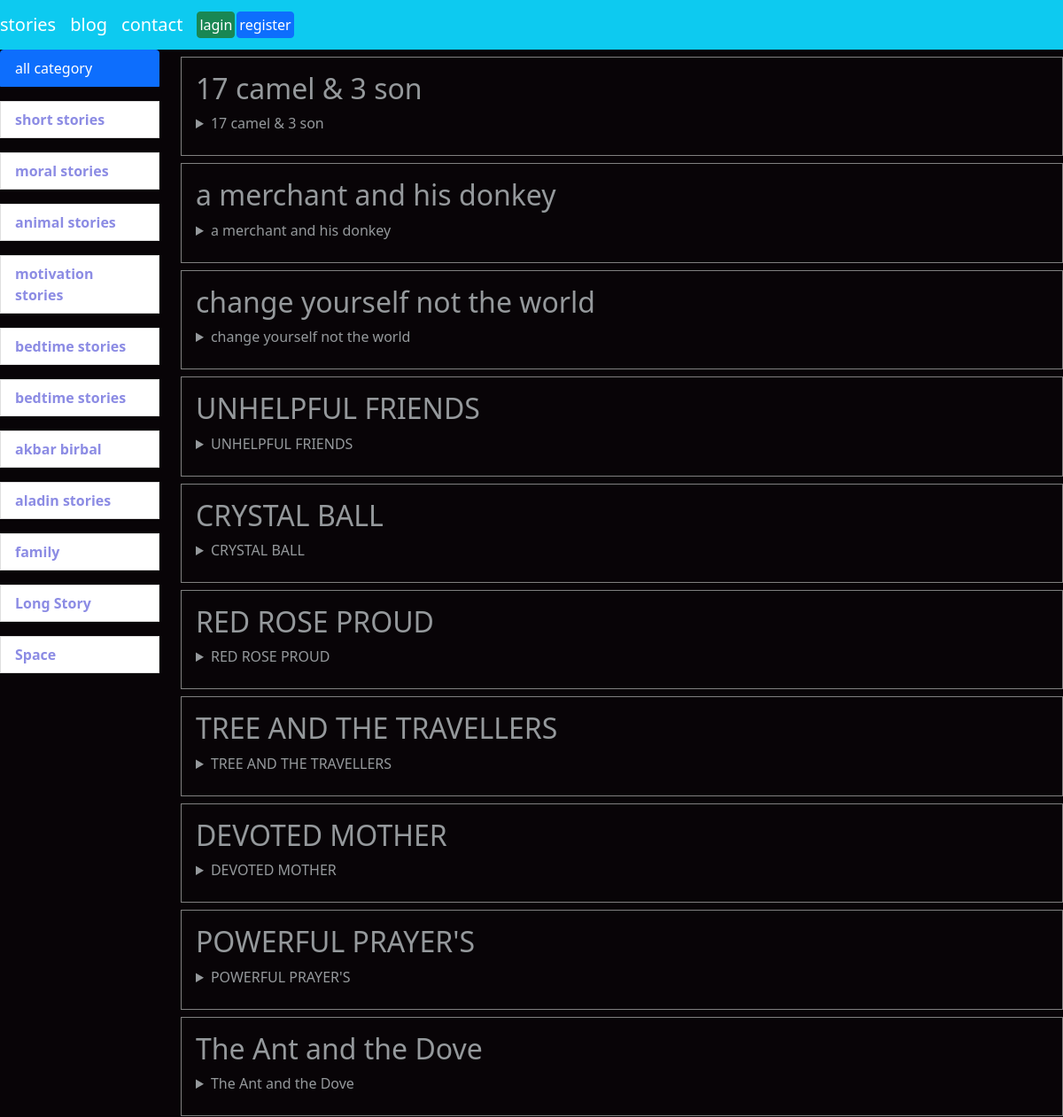
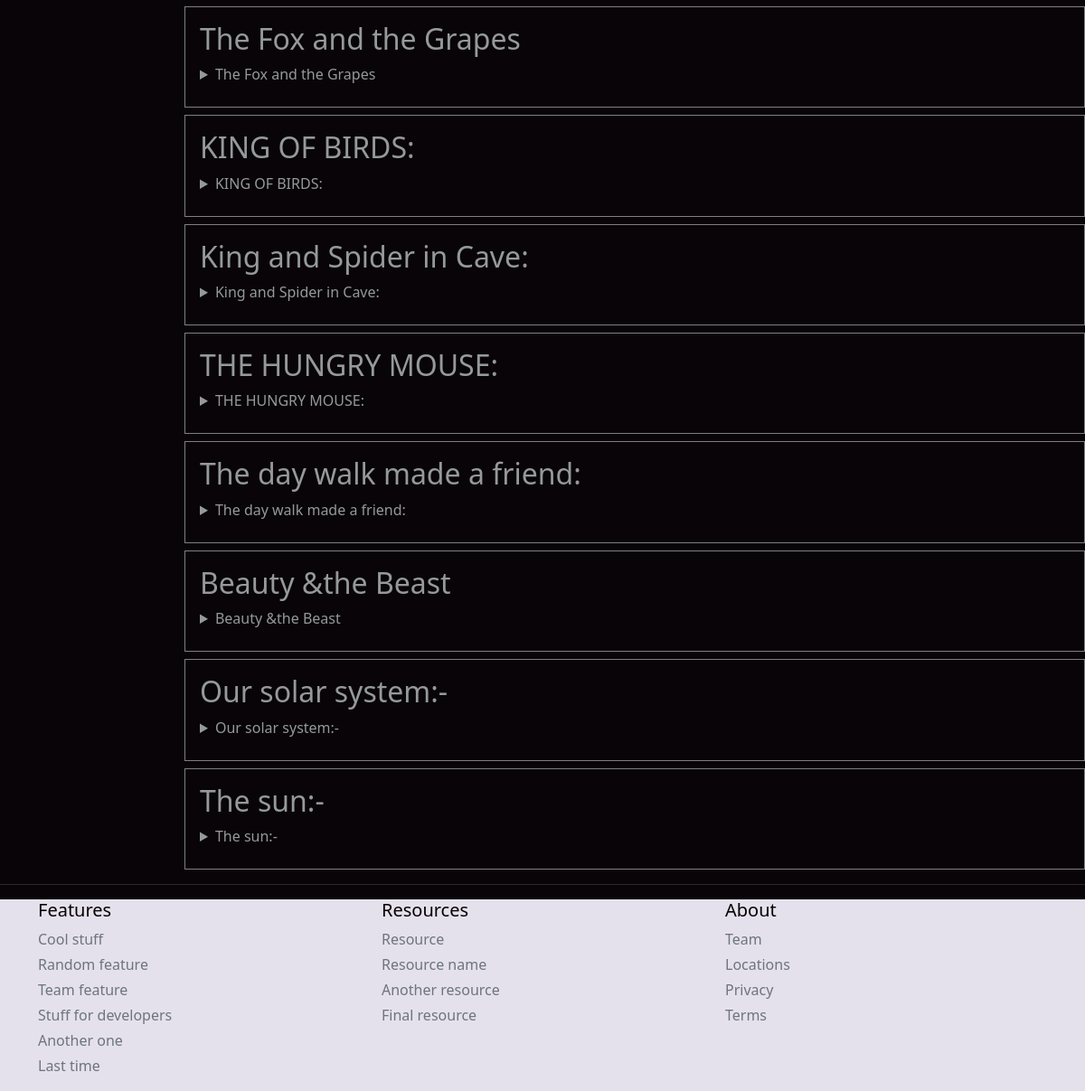
The page / on the database its author committed (2 pictures, top to bottom).
### myapp/models.py (models this page shows, shortened)
class category(models.Model):
    title=models.CharField(max_length=50)

class photos(models.Model) :
    title=models.CharField(max_length=50)
    img=models.TextField(default="")
    ctg=models.ForeignKey(category,on_delete=models.CASCADE)
    disc=models.TextField(default="")

### myapp/views.py (the view)
# urls.py: path('', views.home, name='home'),
def home(request):
    cat = category.objects.all()
    photo = photos.objects.all()
    context = {'cat': cat, 'photo': photo}
    return render(request, 'home.html', context)

### templates/home.html (shortened to what this page needs)
{% extends 'base.html' %}
{% block body %}
{% load static %}
<div class="row">
    <div class="col-md-2">
        <div class="list-group">
            <a href="/" class="list-group-item list-group-item-action active" aria-current="true">
                all category
            </a>
            {% for c in cat %}
            <i class="fa fa-kit"> </i>
            <strong> <a href="/cat/{{c.id}}" style="color:rgb(140, 140, 228);"
                        class="list-group-item list-group-item-action bg-blue">{{c.title}}</a></strong>
            {% endfor %}
        </div>
    </div>
    <div class="col-md-10">
        <div>
            {% for c in photo %}
            <div class="card-body mt-2" style="border:1px solid grey;">
                <h2 class="card-title">{{c.title}}</h2>
                <details>
                    <summary class="card-title">{{c.title}}</summary>
                    <br>
                </details>
            </div>
        {% endfor %}
        </div>
    </div>
</div>
{% endblock body %}

### rows shown on the page
category: title "short stories"
category: title "moral stories"
category: title "animal stories"
category: title "motivation stories"
category: title "bedtime stories"
category: title "bedtime stories"
category: title "akbar birbal"
category: title "aladin stories"
category: title "family"
category: title "Long Story"
category: title "Space"
photos: title "17 camel & 3 son"
photos: title "a merchant and his donkey"
photos: title "change yourself not the world"
photos: title "UNHELPFUL FRIENDS"
photos: title "CRYSTAL BALL"
photos: title "RED ROSE PROUD"
photos: title "TREE AND THE TRAVELLERS"
photos: title "DEVOTED MOTHER"
photos: title "POWERFUL PRAYER'S"
photos: title "The Ant and the Dove"
photos: title "The Fox and the Grapes"
photos: title "KING OF BIRDS:"
photos: title "King and Spider in Cave:"
photos: title "THE HUNGRY MOUSE:"
photos: title "The day walk made a friend:"
photos: title "Beauty &the Beast"
photos: title "Our solar system:-"
photos: title "The sun:-"
